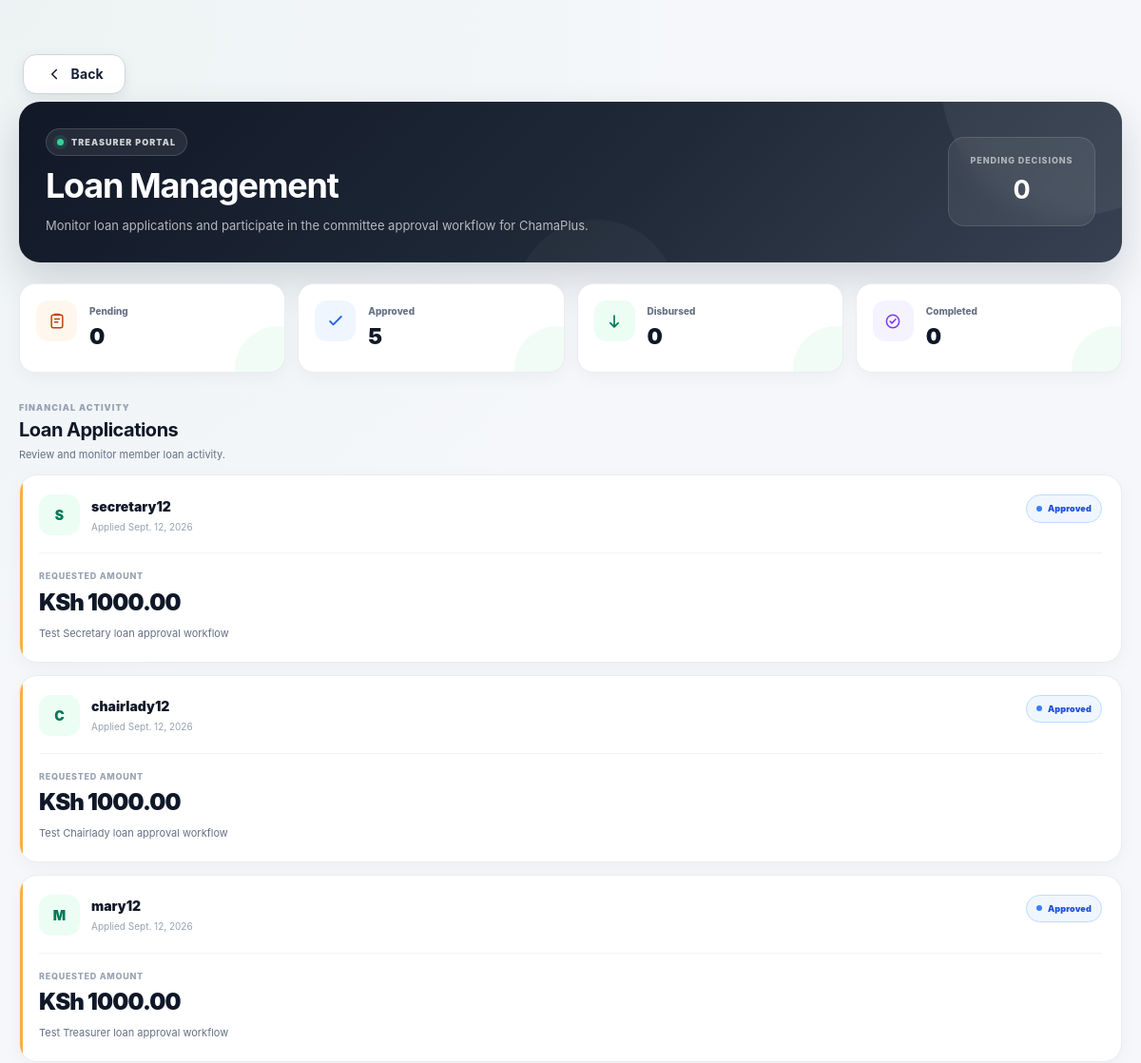
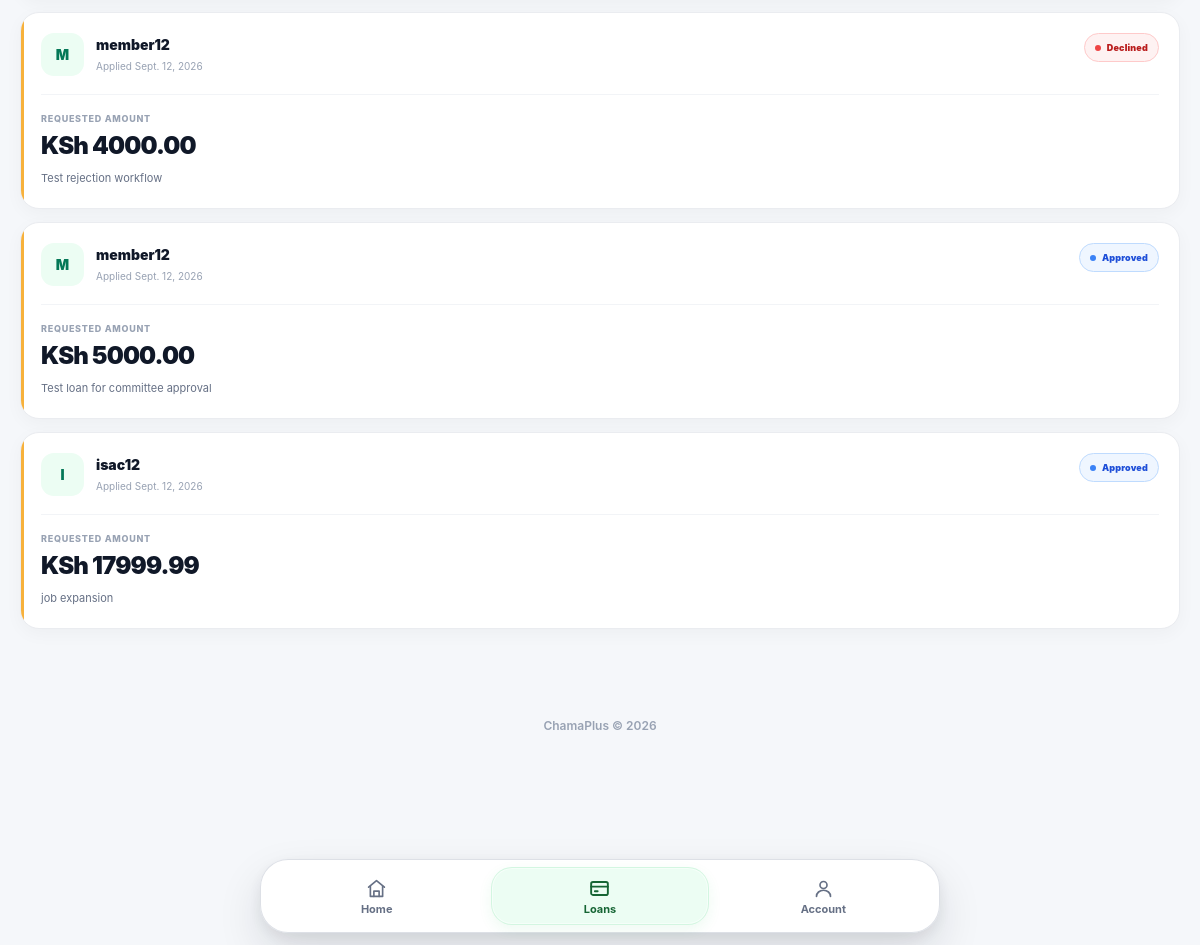
The app's page /chama/treasurer/loans/ (signed in) with its own data (2 pictures, top to bottom).
### chamas/models.py (models this page shows, shortened)
class Chama(models.Model):
    name = models.CharField(max_length=150)
    description = models.TextField(blank=True)
    treasurer = models.ForeignKey(
        User,
        on_delete=models.PROTECT,
        related_name="managed_chamas",
        null=True,
        blank=True,
    )
    members = models.ManyToManyField(
        User,
        through="Membership",
        related_name="chamas",
    )
    is_active = models.BooleanField(default=True)
    created_at = models.DateTimeField(auto_now_add=True)
    updated_at = models.DateTimeField(auto_now=True)

### loans/models.py (models this page shows, shortened)
class Loan(models.Model):
    class Status(models.TextChoices):
        PENDING = "PENDING", "Pending"
        APPROVED = "APPROVED", "Approved"
        DECLINED = "DECLINED", "Declined"
        DISBURSED = "DISBURSED", "Disbursed"
        COMPLETED = "COMPLETED", "Completed"
    chama = models.ForeignKey(
        Chama,
        on_delete=models.CASCADE,
        related_name="loans",
    )
    member = models.ForeignKey(
        User,
        on_delete=models.CASCADE,
        related_name="loans",
    )
    amount_requested = models.DecimalField(
        max_digits=12,
        decimal_places=2,
    )
    amount_approved = models.DecimalField(
        max_digits=12,
        decimal_places=2,
        null=True,
        blank=True,
    )
    amount_repaid = models.DecimalField(
        max_digits=12,
        decimal_places=2,
        default=0,
    )
    interest_rate = models.DecimalField(
        max_digits=5,
        decimal_places=2,
        default=0,
    )
    status = models.CharField(
        max_length=20,
        choices=Status.choices,
        default=Status.PENDING,
    )
    purpose = models.TextField()
    application_date = models.DateField(
        auto_now_add=True,
    )
    approved_at = models.DateTimeField(
        null=True,
        blank=True,
    )
    disbursed_at = models.DateTimeField(
        null=True,
        blank=True,
    )
    completed_at = models.DateTimeField(
        null=True,
        blank=True,
    )
    reviewed_by = models.ForeignKey(
        User,
        on_delete=models.PROTECT,
        related_name="reviewed_loans",
        null=True,
        blank=True,
    )
    review_notes = models.TextField(
        blank=True,
    )
    created_at = models.DateTimeField(
        auto_now_add=True,
    )
    updated_at = models.DateTimeField(
        auto_now=True,
    )

### chamas/views.py (the view)
@login_required
def treasurer_loans(request):
    chama = Chama.objects.first()
    if not chama:
        messages.error(
            request,
            "No Chama has been created yet.",
        )
        return redirect("dashboard")
    if not is_committee_member(request.user, chama):
        messages.error(
            request,
            "Only Chama committee members can access loan management.",
        )
        return redirect("dashboard")
    loans = (
        Loan.objects
        .filter(chama=chama)
        .select_related(
            "member",
            "member__profile",
            "reviewed_by",
        )
        .order_by(
            "-application_date",
            "-created_at",
        )
    )
    pending_count = loans.filter(
        status=Loan.Status.PENDING
    ).count()
    approved_count = loans.filter(
        status=Loan.Status.APPROVED
    ).count()
    disbursed_count = loans.filter(
        status=Loan.Status.DISBURSED
    ).count()
    completed_count = loans.filter(
        status=Loan.Status.COMPLETED
    ).count()
    return render(
        request,
        "chamas/treasurer_loans.html",
        {
            "chama": chama,
            "loans": loans,
            "pending_count": pending_count,
            "approved_count": approved_count,
            "disbursed_count": disbursed_count,
            "completed_count": completed_count,
        },
    )

### accounts/context_processors.py (called while the page is built)
def active_chama_membership(request):
    if not request.user.is_authenticated:
        return {
            "active_membership": None,
        }
    membership = (
        Membership.objects
        .filter(
            user=request.user,
            is_active=True,
            chama__is_active=True,
        )
        .select_related("chama")
        .first()
    )
    return {
        "active_membership": membership,
    }

### chamas/views.py (called while the page is built)
def is_committee_member(user, chama):
    return Membership.objects.filter(
        chama=chama,
        user=user,
        role__in=[
            Membership.Role.CHAIRLADY,
            Membership.Role.SECRETARY,
            Membership.Role.TREASURER,
        ],
        is_active=True,
    ).exists()

### templates/chamas/treasurer_loans.html (shortened to what this page needs)
{% extends "base.html" %}
{% block content %}
{% include "components/back_button.html" with back_url_name="treasurer_dashboard" back_label="Back" %}
<div class="loans-page">
    <header class="loans-header">
        <div class="loans-header-content">
            <span class="loans-eyebrow">
                <span class="loans-live-dot"></span>
                Treasurer Portal
            </span>
            <h1>Loan Management</h1>
            <p>
                Monitor loan applications and participate in the
                committee approval workflow for {{ chama.name }}.
            </p>
        </div>
        <div class="loan-header-badge">
            <span>Pending Decisions</span>
            <strong>{{ pending_count }}</strong>
        </div>
    </header>
    <section class="stats-grid">
        <div class="stat-card">
            <div class="stat-icon stat-pending" aria-hidden="true">
                <svg viewBox="0 0 24 24" fill="none">
                    <rect x="5" y="4" width="14" height="16" rx="2"
                          stroke="currentColor" stroke-width="1.8"/>
                    <path d="M9 4v-1h6v1M9 9h6M9 13h4"
                          stroke="currentColor"
                          stroke-width="1.8"
                          stroke-linecap="round"/>
                </svg>
            </div>
            <div class="stat-info">
                <span class="stat-label">Pending</span>
                <strong class="stat-value">{{ pending_count }}</strong>
            </div>
        </div>
        <div class="stat-card">
            <div class="stat-icon stat-approved" aria-hidden="true">
                <svg viewBox="0 0 24 24" fill="none">
                    <path d="m5 12 4 4L19 6"
                          stroke="currentColor"
                          stroke-width="2.2"
                          stroke-linecap="round"
                          stroke-linejoin="round"/>
                </svg>
            </div>
            <div class="stat-info">
                <span class="stat-label">Approved</span>
                <strong class="stat-value">{{ approved_count }}</strong>
            </div>
        </div>
        <div class="stat-card">
            <div class="stat-icon stat-disbursed" aria-hidden="true">
                <svg viewBox="0 0 24 24" fill="none">
                    <path d="M12 5v14M7 14l5 5 5-5"
                          stroke="currentColor"
                          stroke-width="2"
                          stroke-linecap="round"
                          stroke-linejoin="round"/>
                </svg>
            </div>
            <div class="stat-info">
                <span class="stat-label">Disbursed</span>
                <strong class="stat-value">{{ disbursed_count }}</strong>
            </div>
        </div>
        <div class="stat-card">
            <div class="stat-icon stat-completed" aria-hidden="true">
                <svg viewBox="0 0 24 24" fill="none">
                    <circle cx="12" cy="12" r="8"
                            stroke="currentColor"
                            stroke-width="1.8"/>
                    <path d="m8.5 12 2.3 2.3 4.8-5"
                          stroke="currentColor"
                          stroke-width="1.9"
                          stroke-linecap="round"
                          stroke-linejoin="round"/>
                </svg>
            </div>
            <div class="stat-info">
                <span class="stat-label">Completed</span>
                <strong class="stat-value">{{ completed_count }}</strong>
            </div>
        </div>
    </section>
    <section>
        <div class="loan-section-heading">
            <div>
                <span class="loan-section-label">
                    FINANCIAL ACTIVITY
                </span>
                <h2>Loan Applications</h2>
                <p>
                    Review and monitor member loan activity.
                </p>
            </div>
        </div>
        {% if loans %}
            {% for loan in loans %}
                <article class="loan-card">
                    <div class="loan-top">
                        <div class="member-area">
                            <div class="member-avatar">
                                {{ loan.member.username|slice:":1"|upper }}
                            </div>
                            <div class="member-details">
                                <div class="member-name">
                                    {{ loan.member.username }}
                                </div>
                                <div class="application-date">
                                    Applied {{ loan.application_date }}
                                </div>
                            </div>
                        </div>
                        {% if loan.status == "PENDING" %}
                            <span class="status status-pending">
                                Pending Committee Review
                            </span>
                        {% elif loan.status == "APPROVED" %}
                            <span class="status status-approved">
                                Approved
                            </span>
                        {% elif loan.status == "DISBURSED" %}
                            <span class="status status-disbursed">
                                Disbursed
                            </span>
                        {% elif loan.status == "COMPLETED" %}
                            <span class="status status-completed">
                                Completed
                            </span>
                        {% elif loan.status == "DECLINED" %}
                            <span class="status status-declined">
                                Declined
                            </span>
                        {% endif %}
                    </div>
                    <div class="loan-details">
                        <div class="loan-financials">
                            <div class="loan-amount-label">
                                Requested Amount
                            </div>
                            <div class="loan-amount">
                                KSh {{ loan.amount_requested|floatformat:2 }}
                            </div>
                            <div class="loan-purpose">
                                {{ loan.purpose }}
                            </div>
                        </div>
                    </div>
                </article>
            {% endfor %}
        {% endif %}
    </section>
</div>
{% endblock %}

### templates/base.html (style rules this page uses)
:root { --primary: #15803d; --primary-dark: #166534; --primary-soft: #ecfdf3; --primary-border: #bbf7d0; --text: #101828; --text-soft: #344054; --muted: #667085; --muted-light: #98a2b3; --background: #f5f7fa; --surface: #ffffff; --surface-soft: #f9fafb; --border: #eaecf0; --border-dark: #d0d5dd; --danger: #b42318; --danger-soft: #fef3f2; --warning: #b54708; --warning-soft: #fffaeb; --info: #175cd3; --info-soft: #eff8ff; --success: #027a48; --success-soft: #ecfdf3; --radius-sm: 10px; --radius-md: 14px; --radius-lg: 18px; --radius-xl: 22px; --shadow-xs: 0 1px 2px rgba(16, 24, 40, .04); --shadow-sm: 0 2px 8px rgba(16, 24, 40, .05); --shadow-md: 0 8px 24px rgba(16, 24, 40, .07); --shadow-lg: 0 18px 45px rgba(16, 24, 40, .10); }
* { box-sizing: border-box; }
html { min-height: 100%; scroll-behavior: smooth; }
body { margin: 0; min-height: 100vh; background: radial-gradient( circle at top left, rgba(21, 128, 61, .035), transparent 32% ), var(--background); color: var(--text); font-family: Inter, -apple-system, BlinkMacSystemFont, "Segoe UI", Roboto, Helvetica, Arial, sans-serif; font-size: 15px; line-height: 1.5; padding-bottom: 100px; -webkit-font-smoothing: antialiased; text-rendering: optimizeLegibility; }
h1, h2, h3, h4, p { margin-top: 0; }
h1 { font-size: clamp(28px, 4vw, 36px); line-height: 1.15; letter-spacing: -.7px; }
h2 { font-size: 21px; line-height: 1.25; letter-spacing: -.25px; }
p { color: var(--muted); }
.stat-card { position: relative; overflow: hidden; padding: 20px; background: var(--surface); border: 1px solid var(--border); border-radius: var(--radius-lg); box-shadow: var(--shadow-sm); transition: transform .2s ease, box-shadow .2s ease, border-color .2s ease; }
.stat-card::after { content: ""; position: absolute; width: 90px; height: 90px; right: -38px; bottom: -42px; border-radius: 50%; background: rgba(34, 197, 94, .055); pointer-events: none; }
.stat-icon { width: 40px; height: 40px; display: inline-flex; align-items: center; justify-content: center; margin-bottom: 15px; border-radius: 12px; background: #f0fdf4; color: var(--primary); }
.stat-icon svg { width: 20px; height: 20px; fill: none; stroke: currentColor; stroke-width: 1.9; stroke-linecap: round; stroke-linejoin: round; }
.stat-label { display: block; color: var(--muted); font-size: 12px; font-weight: 700; }
.stat-value { display: block; margin-top: 4px; color: var(--text); font-size: 22px; font-weight: 850; letter-spacing: -.5px; }

### records on screen
Chama: name "ChamaPlus"
Loan: member.username "S", member.username "secretary12", application_date "Sept. 12, 2026", status "Approved", amount_requested "1000.00", purpose "Test Secretary loan approval workflow"
Loan: member.username "C", member.username "chairlady12", application_date "Sept. 12, 2026", status "Approved", amount_requested "1000.00", purpose "Test Chairlady loan approval workflow"
Loan: member.username "M", member.username "mary12", application_date "Sept. 12, 2026", status "Approved", amount_requested "1000.00", purpose "Test Treasurer loan approval workflow"
Loan: member.username "M", member.username "member12", application_date "Sept. 12, 2026", status "Declined", amount_requested "4000.00", purpose "Test rejection workflow"
Loan: member.username "M", member.username "member12", application_date "Sept. 12, 2026", status "Approved", amount_requested "5000.00", purpose "Test loan for committee approval"
Loan: member.username "I", member.username "isac12", application_date "Sept. 12, 2026", status "Approved", amount_requested "17999.99", purpose "job expansion"

### other values on screen
{{ back_label|default:"Back" }} "Back"
{{ pending_count }} "0"
{{ approved_count }} "5"
{{ disbursed_count }} "0"
{{ completed_count }} "0"
